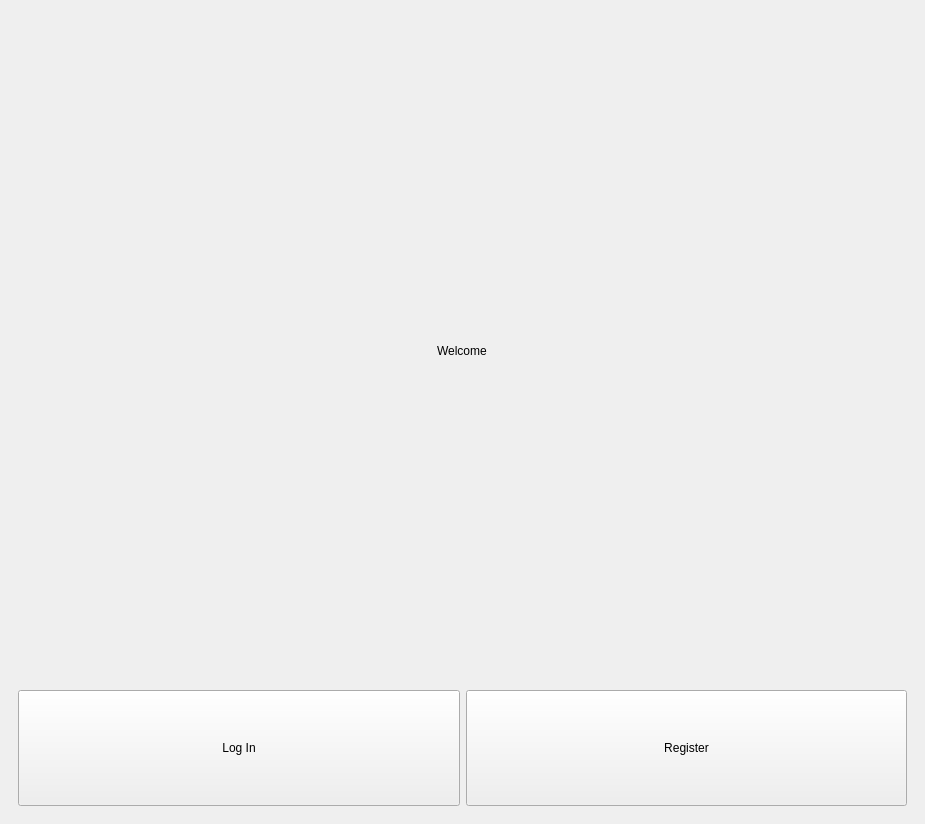
<?xml version="1.0" encoding="UTF-8"?>
<ui version="4.0">
 <class>MainWindow</class>
 <widget class="QMainWindow" name="MainWindow">
  <property name="geometry">
   <rect>
    <x>0</x>
    <y>0</y>
    <width>925</width>
    <height>824</height>
   </rect>
  </property>
  <property name="windowTitle">
   <string>MainWindow</string>
  </property>
  <widget class="QWidget" name="centralwidget">
   <layout class="QVBoxLayout" name="verticalLayout_3">
    <item>
     <widget class="QStackedWidget" name="stackedWidget">
      <property name="currentIndex">
       <number>0</number>
      </property>
      <widget class="QWidget" name="WelcomePage">
       <layout class="QVBoxLayout" name="verticalLayout_4">
        <item>
         <layout class="QVBoxLayout" name="verticalLayout">
          <item alignment="Qt::AlignHCenter">
           <widget class="QLabel" name="label">
            <property name="text">
             <string>Welcome</string>
            </property>
           </widget>
          </item>
         </layout>
        </item>
        <item>
         <layout class="QHBoxLayout" name="horizontalLayout_4">
          <item>
           <widget class="QPushButton" name="moveToLoginButton">
            <property name="styleSheet">
             <string notr="true">padding: 50;</string>
            </property>
            <property name="text">
             <string>Log In</string>
            </property>
           </widget>
          </item>
          <item>
           <widget class="QPushButton" name="moveToRegisterButton">
            <property name="styleSheet">
             <string notr="true">padding: 50;</string>
            </property>
            <property name="text">
             <string>Register</string>
            </property>
           </widget>
          </item>
         </layout>
        </item>
       </layout>
      </widget>
      <widget class="QWidget" name="RegisterPage">
       <layout class="QVBoxLayout" name="verticalLayout_5">
        <item>
         <widget class="QFrame" name="frame">
          <property name="frameShape">
           <enum>QFrame::StyledPanel</enum>
          </property>
          <property name="frameShadow">
           <enum>QFrame::Raised</enum>
          </property>
          <layout class="QHBoxLayout" name="horizontalLayout">
           <item>
            <widget class="QFrame" name="frame_5">
             <property name="frameShape">
              <enum>QFrame::StyledPanel</enum>
             </property>
             <property name="frameShadow">
              <enum>QFrame::Raised</enum>
             </property>
            </widget>
           </item>
           <item>
            <widget class="QFrame" name="registerFrame">
             <property name="frameShape">
              <enum>QFrame::StyledPanel</enum>
             </property>
             <property name="frameShadow">
              <enum>QFrame::Raised</enum>
             </property>
             <widget class="QLineEdit" name="passwordRegisterLineEdit">
              <property name="geometry">
               <rect>
                <x>80</x>
                <y>200</y>
                <width>113</width>
                <height>22</height>
               </rect>
              </property>
              <property name="echoMode">
               <enum>QLineEdit::Password</enum>
              </property>
             </widget>
             <widget class="QLabel" name="label_2">
              <property name="geometry">
               <rect>
                <x>100</x>
                <y>110</y>
                <width>58</width>
                <height>16</height>
               </rect>
              </property>
              <property name="text">
               <string>Username</string>
              </property>
             </widget>
             <widget class="QLineEdit" name="usernameRegisterLineEdit">
              <property name="geometry">
               <rect>
                <x>80</x>
                <y>140</y>
                <width>113</width>
                <height>22</height>
               </rect>
              </property>
             </widget>
             <widget class="QLabel" name="label_3">
              <property name="geometry">
               <rect>
                <x>110</x>
                <y>180</y>
                <width>58</width>
                <height>16</height>
               </rect>
              </property>
              <property name="text">
               <string>Password</string>
              </property>
             </widget>
             <widget class="QPushButton" name="registerButton">
              <property name="geometry">
               <rect>
                <x>90</x>
                <y>240</y>
                <width>80</width>
                <height>26</height>
               </rect>
              </property>
              <property name="text">
               <string>Register</string>
              </property>
             </widget>
            </widget>
           </item>
           <item>
            <widget class="QFrame" name="frame_4">
             <property name="frameShape">
              <enum>QFrame::StyledPanel</enum>
             </property>
             <property name="frameShadow">
              <enum>QFrame::Raised</enum>
             </property>
            </widget>
           </item>
          </layout>
         </widget>
        </item>
        <item>
         <widget class="QFrame" name="frame_2">
          <property name="frameShape">
           <enum>QFrame::StyledPanel</enum>
          </property>
          <property name="frameShadow">
           <enum>QFrame::Raised</enum>
          </property>
         </widget>
        </item>
       </layout>
      </widget>
      <widget class="QWidget" name="LoginPage">
       <layout class="QVBoxLayout" name="verticalLayout_6">
        <item>
         <widget class="QFrame" name="frame_6">
          <property name="frameShape">
           <enum>QFrame::StyledPanel</enum>
          </property>
          <property name="frameShadow">
           <enum>QFrame::Raised</enum>
          </property>
          <layout class="QHBoxLayout" name="horizontalLayout_3">
           <item>
            <widget class="QFrame" name="frame_11">
             <property name="frameShape">
              <enum>QFrame::StyledPanel</enum>
             </property>
             <property name="frameShadow">
              <enum>QFrame::Raised</enum>
             </property>
            </widget>
           </item>
           <item>
            <widget class="QFrame" name="loginPage">
             <property name="frameShape">
              <enum>QFrame::StyledPanel</enum>
             </property>
             <property name="frameShadow">
              <enum>QFrame::Raised</enum>
             </property>
             <widget class="QLineEdit" name="usernameLoginLineEdit">
              <property name="geometry">
               <rect>
                <x>80</x>
                <y>120</y>
                <width>113</width>
                <height>22</height>
               </rect>
              </property>
             </widget>
             <widget class="QLineEdit" name="passwordLoginLineEdit">
              <property name="geometry">
               <rect>
                <x>80</x>
                <y>170</y>
                <width>113</width>
                <height>22</height>
               </rect>
              </property>
              <property name="echoMode">
               <enum>QLineEdit::Password</enum>
              </property>
             </widget>
             <widget class="QPushButton" name="loginPushButton">
              <property name="geometry">
               <rect>
                <x>100</x>
                <y>220</y>
                <width>80</width>
                <height>26</height>
               </rect>
              </property>
              <property name="text">
               <string>Log In</string>
              </property>
             </widget>
             <widget class="QLabel" name="label_6">
              <property name="geometry">
               <rect>
                <x>110</x>
                <y>100</y>
                <width>58</width>
                <height>16</height>
               </rect>
              </property>
              <property name="text">
               <string>Username</string>
              </property>
             </widget>
             <widget class="QLabel" name="label_7">
              <property name="geometry">
               <rect>
                <x>110</x>
                <y>150</y>
                <width>58</width>
                <height>16</height>
               </rect>
              </property>
              <property name="text">
               <string>Password</string>
              </property>
             </widget>
            </widget>
           </item>
           <item>
            <widget class="QFrame" name="frame_13">
             <property name="frameShape">
              <enum>QFrame::StyledPanel</enum>
             </property>
             <property name="frameShadow">
              <enum>QFrame::Raised</enum>
             </property>
            </widget>
           </item>
          </layout>
         </widget>
        </item>
        <item>
         <widget class="QFrame" name="frame_10">
          <property name="frameShape">
           <enum>QFrame::StyledPanel</enum>
          </property>
          <property name="frameShadow">
           <enum>QFrame::Raised</enum>
          </property>
         </widget>
        </item>
       </layout>
      </widget>
      <widget class="QWidget" name="UserHomePage">
       <layout class="QHBoxLayout" name="horizontalLayout_13">
        <item>
         <widget class="QFrame" name="menubar">
          <property name="minimumSize">
           <size>
            <width>0</width>
            <height>0</height>
           </size>
          </property>
          <property name="maximumSize">
           <size>
            <width>150</width>
            <height>16777214</height>
           </size>
          </property>
          <layout class="QVBoxLayout" name="verticalLayout_14">
           <item>
            <widget class="QFrame" name="titlebox">
             <property name="minimumSize">
              <size>
               <width>0</width>
               <height>150</height>
              </size>
             </property>
             <property name="maximumSize">
              <size>
               <width>16777215</width>
               <height>150</height>
              </size>
             </property>
             <property name="frameShape">
              <enum>QFrame::StyledPanel</enum>
             </property>
             <property name="frameShadow">
              <enum>QFrame::Raised</enum>
             </property>
             <widget class="QLabel" name="titlelabel">
              <property name="geometry">
               <rect>
                <x>0</x>
                <y>0</y>
                <width>151</width>
                <height>151</height>
               </rect>
              </property>
              <property name="text">
               <string>User View</string>
              </property>
              <property name="alignment">
               <set>Qt::AlignCenter</set>
              </property>
             </widget>
            </widget>
           </item>
           <item>
            <widget class="QFrame" name="menuoptions">
             <property name="frameShape">
              <enum>QFrame::StyledPanel</enum>
             </property>
             <property name="frameShadow">
              <enum>QFrame::Raised</enum>
             </property>
             <layout class="QVBoxLayout" name="verticalLayout_15">
              <item>
               <widget class="QPushButton" name="threatstbn">
                <property name="text">
                 <string>Threats</string>
                </property>
               </widget>
              </item>
              <item>
               <widget class="QPushButton" name="countermeasurebtn">
                <property name="text">
                 <string>Countermeasures</string>
                </property>
               </widget>
              </item>
              <item>
               <widget class="QPushButton" name="logoutbtn">
                <property name="text">
                 <string>Log Out</string>
                </property>
               </widget>
              </item>
             </layout>
            </widget>
           </item>
          </layout>
         </widget>
        </item>
        <item>
         <widget class="QFrame" name="mainContainer">
          <property name="minimumSize">
           <size>
            <width>0</width>
            <height>0</height>
           </size>
          </property>
          <layout class="QVBoxLayout" name="verticalLayout_16">
           <item>
            <widget class="QFrame" name="titleBox">
             <property name="frameShape">
              <enum>QFrame::StyledPanel</enum>
             </property>
             <property name="frameShadow">
              <enum>QFrame::Raised</enum>
             </property>
             <layout class="QHBoxLayout" name="horizontalLayout_11">
              <item>
               <widget class="QFrame" name="Menubtnbox">
                <property name="maximumSize">
                 <size>
                  <width>100</width>
                  <height>16777215</height>
                 </size>
                </property>
                <property name="frameShape">
                 <enum>QFrame::StyledPanel</enum>
                </property>
                <property name="frameShadow">
                 <enum>QFrame::Raised</enum>
                </property>
                <layout class="QHBoxLayout" name="horizontalLayout_12">
                 <item>
                  <widget class="QPushButton" name="Menu">
                   <property name="text">
                    <string>Menu</string>
                   </property>
                  </widget>
                 </item>
                </layout>
               </widget>
              </item>
              <item alignment="Qt::AlignHCenter">
               <widget class="QFrame" name="userBox">
                <property name="frameShape">
                 <enum>QFrame::StyledPanel</enum>
                </property>
                <property name="frameShadow">
                 <enum>QFrame::Raised</enum>
                </property>
                <layout class="QHBoxLayout" name="horizontalLayout_14">
                 <item>
                  <widget class="QLabel" name="userlabel">
                   <property name="text">
                    <string>User View</string>
                   </property>
                  </widget>
                 </item>
                </layout>
               </widget>
              </item>
             </layout>
            </widget>
           </item>
           <item>
            <widget class="QFrame" name="mainBody">
             <property name="minimumSize">
              <size>
               <width>0</width>
               <height>700</height>
              </size>
             </property>
             <property name="maximumSize">
              <size>
               <width>16777215</width>
               <height>750</height>
              </size>
             </property>
             <property name="frameShape">
              <enum>QFrame::StyledPanel</enum>
             </property>
             <property name="frameShadow">
              <enum>QFrame::Raised</enum>
             </property>
             <layout class="QHBoxLayout" name="horizontalLayout_15">
              <item>
               <widget class="QFrame" name="frame_8">
                <property name="frameShape">
                 <enum>QFrame::StyledPanel</enum>
                </property>
                <property name="frameShadow">
                 <enum>QFrame::Raised</enum>
                </property>
               </widget>
              </item>
             </layout>
            </widget>
           </item>
          </layout>
         </widget>
        </item>
       </layout>
      </widget>
      <widget class="QWidget" name="AdminHomePage">
       <layout class="QHBoxLayout" name="horizontalLayout_2">
        <item>
         <widget class="QFrame" name="adminSidePanelFrame">
          <property name="maximumSize">
           <size>
            <width>150</width>
            <height>16777215</height>
           </size>
          </property>
          <property name="frameShape">
           <enum>QFrame::StyledPanel</enum>
          </property>
          <property name="frameShadow">
           <enum>QFrame::Raised</enum>
          </property>
          <layout class="QVBoxLayout" name="verticalLayout_2">
           <item>
            <widget class="QFrame" name="adminTitleFrame">
             <property name="sizePolicy">
              <sizepolicy hsizetype="Preferred" vsizetype="Preferred">
               <horstretch>0</horstretch>
               <verstretch>0</verstretch>
              </sizepolicy>
             </property>
             <property name="maximumSize">
              <size>
               <width>16777215</width>
               <height>60</height>
              </size>
             </property>
             <property name="frameShape">
              <enum>QFrame::StyledPanel</enum>
             </property>
             <property name="frameShadow">
              <enum>QFrame::Raised</enum>
             </property>
             <layout class="QVBoxLayout" name="verticalLayout_7">
              <item>
               <widget class="QLabel" name="label_4">
                <property name="sizePolicy">
                 <sizepolicy hsizetype="Preferred" vsizetype="MinimumExpanding">
                  <horstretch>0</horstretch>
                  <verstretch>0</verstretch>
                 </sizepolicy>
                </property>
                <property name="font">
                 <font>
                  <pointsize>14</pointsize>
                  <bold>true</bold>
                 </font>
                </property>
                <property name="text">
                 <string>Admin Page</string>
                </property>
               </widget>
              </item>
             </layout>
            </widget>
           </item>
           <item>
            <widget class="QFrame" name="adminPageSelectionFrame">
             <property name="sizePolicy">
              <sizepolicy hsizetype="Preferred" vsizetype="Expanding">
               <horstretch>0</horstretch>
               <verstretch>0</verstretch>
              </sizepolicy>
             </property>
             <property name="frameShape">
              <enum>QFrame::StyledPanel</enum>
             </property>
             <property name="frameShadow">
              <enum>QFrame::Raised</enum>
             </property>
             <layout class="QVBoxLayout" name="verticalLayout_8">
              <item>
               <widget class="QPushButton" name="adminThreatButton">
                <property name="font">
                 <font>
                  <pointsize>13</pointsize>
                 </font>
                </property>
                <property name="text">
                 <string>Threats</string>
                </property>
               </widget>
              </item>
              <item>
               <widget class="QPushButton" name="adminCountermeasuresButton">
                <property name="font">
                 <font>
                  <pointsize>10</pointsize>
                 </font>
                </property>
                <property name="text">
                 <string>Countermeasures</string>
                </property>
               </widget>
              </item>
              <item>
               <widget class="QPushButton" name="pushButton_3">
                <property name="font">
                 <font>
                  <pointsize>13</pointsize>
                 </font>
                </property>
                <property name="text">
                 <string>???</string>
                </property>
               </widget>
              </item>
             </layout>
            </widget>
           </item>
          </layout>
         </widget>
        </item>
        <item>
         <widget class="QFrame" name="adminContentFrame">
          <property name="frameShape">
           <enum>QFrame::StyledPanel</enum>
          </property>
          <property name="frameShadow">
           <enum>QFrame::Raised</enum>
          </property>
          <layout class="QVBoxLayout" name="verticalLayout_9">
           <item>
            <widget class="QFrame" name="adminHeadBarFrame">
             <property name="maximumSize">
              <size>
               <width>16777215</width>
               <height>60</height>
              </size>
             </property>
             <property name="frameShape">
              <enum>QFrame::StyledPanel</enum>
             </property>
             <property name="frameShadow">
              <enum>QFrame::Raised</enum>
             </property>
             <layout class="QHBoxLayout" name="horizontalLayout_5">
              <item>
               <widget class="QFrame" name="frame_3">
                <property name="maximumSize">
                 <size>
                  <width>60</width>
                  <height>400</height>
                 </size>
                </property>
                <property name="frameShape">
                 <enum>QFrame::StyledPanel</enum>
                </property>
                <property name="frameShadow">
                 <enum>QFrame::Raised</enum>
                </property>
                <layout class="QHBoxLayout" name="horizontalLayout_6">
                 <item>
                  <widget class="QPushButton" name="adminToggleSideMenuButton">
                   <property name="text">
                    <string>Menu</string>
                   </property>
                  </widget>
                 </item>
                </layout>
               </widget>
              </item>
              <item>
               <widget class="QFrame" name="frame_7">
                <property name="frameShape">
                 <enum>QFrame::StyledPanel</enum>
                </property>
                <property name="frameShadow">
                 <enum>QFrame::Raised</enum>
                </property>
                <layout class="QVBoxLayout" name="verticalLayout_10">
                 <item alignment="Qt::AlignHCenter">
                  <widget class="QLabel" name="adminPageLabel">
                   <property name="font">
                    <font>
                     <pointsize>15</pointsize>
                     <bold>true</bold>
                     <underline>true</underline>
                    </font>
                   </property>
                   <property name="text">
                    <string>temp text</string>
                   </property>
                  </widget>
                 </item>
                </layout>
               </widget>
              </item>
             </layout>
            </widget>
           </item>
           <item>
            <widget class="QFrame" name="adminMainFrame">
             <property name="frameShape">
              <enum>QFrame::StyledPanel</enum>
             </property>
             <property name="frameShadow">
              <enum>QFrame::Raised</enum>
             </property>
             <layout class="QGridLayout" name="gridLayout">
              <item row="0" column="0">
               <widget class="QStackedWidget" name="adminContentStackedWidget">
                <widget class="QWidget" name="adminThreatsPage">
                 <layout class="QVBoxLayout" name="verticalLayout_11">
                  <item>
                   <widget class="QFrame" name="adminThreatsFrame1">
                    <property name="frameShape">
                     <enum>QFrame::StyledPanel</enum>
                    </property>
                    <property name="frameShadow">
                     <enum>QFrame::Raised</enum>
                    </property>
                   </widget>
                  </item>
                  <item>
                   <widget class="QFrame" name="adminThreatsFrame2">
                    <property name="frameShape">
                     <enum>QFrame::StyledPanel</enum>
                    </property>
                    <property name="frameShadow">
                     <enum>QFrame::Raised</enum>
                    </property>
                   </widget>
                  </item>
                 </layout>
                </widget>
                <widget class="QWidget" name="adminCountermeasuresPage"/>
               </widget>
              </item>
             </layout>
            </widget>
           </item>
          </layout>
         </widget>
        </item>
       </layout>
      </widget>
     </widget>
    </item>
   </layout>
  </widget>
 </widget>
 <resources/>
 <connections/>
</ui>
